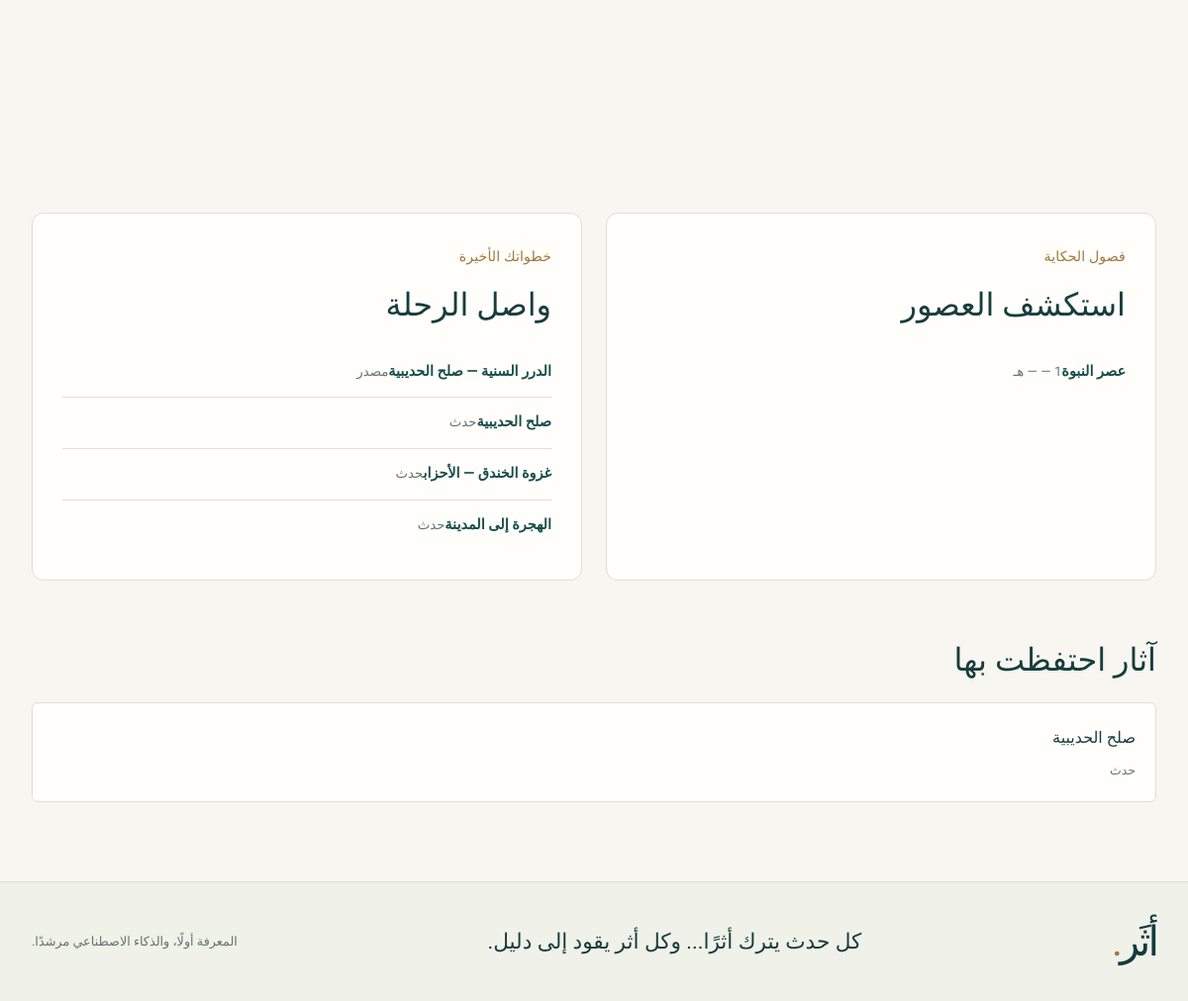
Before: /discover/ (signed in, lower part) with the older database file.
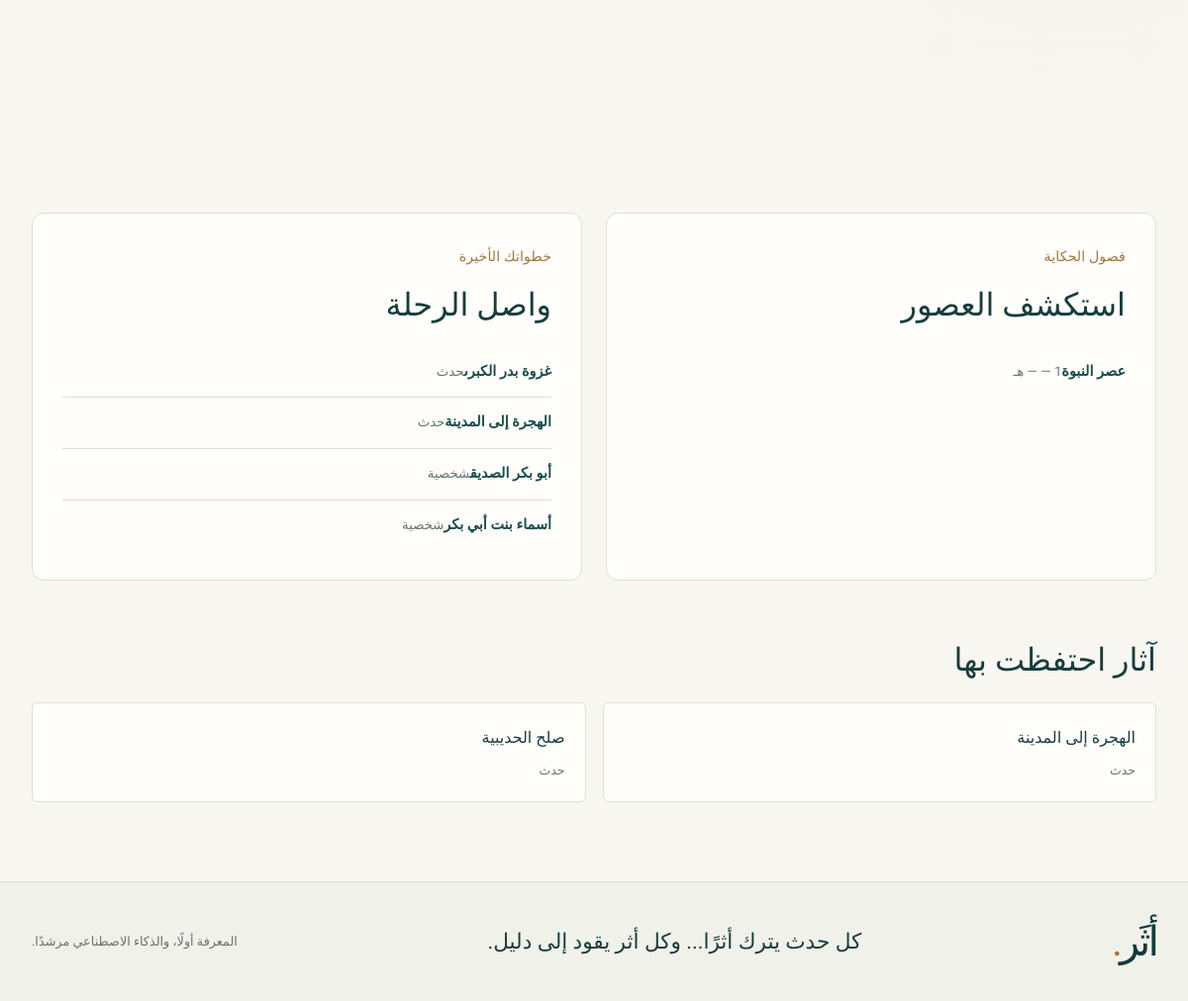
After: the same page with the newer database file.
### apps/history/models.py (models this page shows, shortened)
class Entity(models.Model):
    class Kind(models.TextChoices):
        EVENT = 'event', 'حدث'
        PERSON = 'person', 'شخصية'
        PLACE = 'place', 'مكان'
        SOURCE = 'source', 'مصدر'
        ERA = 'era', 'حقبة'
    title = models.CharField('العنوان', max_length=240, db_index=True)
    slug = models.SlugField('الرابط المختصر', max_length=240, unique=True, allow_unicode=True)
    kind = models.CharField(max_length=10, choices=Kind.choices, editable=False)
    description = models.TextField('بين يديك المشهد', blank=True)
    status = models.CharField('حالة النشر', max_length=12, choices=Status.choices, default=Status.DRAFT, db_index=True)
    is_demo = models.BooleanField('محتوى تجريبي يحتاج مراجعة', default=False)
    ai_suggested = models.BooleanField('اقتراح ذكاء اصطناعي', default=False)
    reviewed_by = models.ForeignKey(settings.AUTH_USER_MODEL, null=True, blank=True, on_delete=models.SET_NULL, related_name='reviewed_entities', editable=False)
    created_by = models.ForeignKey(settings.AUTH_USER_MODEL, null=True, blank=True, on_delete=models.SET_NULL, related_name='created_entities', editable=False)
    created_at = models.DateTimeField(auto_now_add=True)
    updated_at = models.DateTimeField(auto_now=True)
    deleted_at = models.DateTimeField(null=True, blank=True, editable=False)
    objects = EntityQuerySet.as_manager()
    class Meta:
        ordering = ['title']
    def get_absolute_url(self):
        return f'/explore/{self.pk}/'

class HistoricalEra(Entity):
    start_year = models.IntegerField('بداية الحقبة هـ', null=True, blank=True)
    end_year = models.IntegerField('نهاية الحقبة هـ', null=True, blank=True)

class Entity(models.Model):
    class Kind(models.TextChoices):
        EVENT = 'event', 'حدث'
        PERSON = 'person', 'شخصية'
        PLACE = 'place', 'مكان'
        SOURCE = 'source', 'مصدر'
        ERA = 'era', 'حقبة'
    title = models.CharField('العنوان', max_length=240, db_index=True)
    slug = models.SlugField('الرابط المختصر', max_length=240, unique=True, allow_unicode=True)
    kind = models.CharField(max_length=10, choices=Kind.choices, editable=False)
    description = models.TextField('بين يديك المشهد', blank=True)
    status = models.CharField('حالة النشر', max_length=12, choices=Status.choices, default=Status.DRAFT, db_index=True)
    is_demo = models.BooleanField('محتوى تجريبي يحتاج مراجعة', default=False)
    ai_suggested = models.BooleanField('اقتراح ذكاء اصطناعي', default=False)
    reviewed_by = models.ForeignKey(settings.AUTH_USER_MODEL, null=True, blank=True, on_delete=models.SET_NULL, related_name='reviewed_entities', editable=False)
    created_by = models.ForeignKey(settings.AUTH_USER_MODEL, null=True, blank=True, on_delete=models.SET_NULL, related_name='created_entities', editable=False)
    created_at = models.DateTimeField(auto_now_add=True)
    updated_at = models.DateTimeField(auto_now=True)
    deleted_at = models.DateTimeField(null=True, blank=True, editable=False)
    objects = EntityQuerySet.as_manager()
    class Meta:
        ordering = ['title']
    def get_absolute_url(self):
        return f'/explore/{self.pk}/'

### apps/accounts/models.py (models this page shows)
class ExplorationHistory(models.Model):
    user = models.ForeignKey(User, on_delete=models.CASCADE)
    entity = models.ForeignKey('history.Entity', on_delete=models.CASCADE)
    viewed_at = models.DateTimeField(auto_now=True)
    class Meta:
        constraints = [models.UniqueConstraint(fields=['user', 'entity'], name='unique_visit')]
        ordering = ['-viewed_at']

class Bookmark(models.Model):
    user = models.ForeignKey(User, on_delete=models.CASCADE)
    entity = models.ForeignKey('history.Entity', on_delete=models.CASCADE)
    created_at = models.DateTimeField(auto_now_add=True)
    class Meta:
        constraints = [models.UniqueConstraint(fields=['user', 'entity'], name='unique_bookmark')]
        ordering = ['-created_at']

### apps/history/views.py (the view)
# urls.py: path('', views.landing, name='landing'), path('discover/', views.discover, name='discover'),
def discover(request):
    recent = ExplorationHistory.objects.filter(user=request.user, entity__in=Entity.objects.visible()).select_related('entity')[:4] if request.user.is_authenticated else []
    saved = Bookmark.objects.filter(user=request.user, entity__in=Entity.objects.visible()).select_related('entity')[:4] if request.user.is_authenticated else []
    return render(request, 'history/discover.html', {'events': HistoricalEvent.objects.visible().select_related('era', 'location'), 'eras': HistoricalEra.objects.visible(), 'recent': recent, 'saved': saved,
        'focus_available': public_claims().filter(review_notes__startswith='medina-focus-v1:').exists()})

### apps/accounts/models.py (called while the page is built)
    @property
    def is_admin(self):
        return self.is_active and (self.role == self.Role.ADMIN or self.is_superuser)

### apps/history/context.py (called while the page is built)
def site_context(request):
    from apps.dashboard.models import SystemSetting
    return {'demo_mode': settings.DEMO_MODE, 'site_settings': dict(SystemSetting.objects.values_list('key', 'value'))}

### apps/history/models.py (called while the page is built)
    def visible(self):
        query = self.filter(status__in=[Status.APPROVED, Status.PUBLISHED], deleted_at__isnull=True)
        return query if settings.DEMO_MODE else query.filter(is_demo=False)

### apps/knowledge/selectors.py (called while the page is built)
def public_claims():
    return HistoricalClaim.objects.filter(status__in=[Status.APPROVED, Status.PUBLISHED], event__in=Entity.objects.visible()).select_related('event').prefetch_related('evidence__source')

### templates/history/discover.html (shortened to what this page needs)
{% extends 'base.html' %}{% block title %}اكتشف أثَر{% endblock %}{% block content %}<div class="container page">
<section class="section" id="journeys"><div class="event-grid"></div></section>
<div class="two-columns"><section class="paper"><p class="eyebrow">فصول الحكاية</p><h2>استكشف العصور</h2>{% for era in eras %}<a class="list-link" href="{% url 'timeline' %}?era={{ era.pk }}"><strong>{{ era.title }}</strong><span>{{ era.start_year|default_if_none:'—' }} — {{ era.end_year|default_if_none:'—' }} هـ</span></a>{% empty %}<p>لم تُضف حقب بعد.</p>{% endfor %}</section><section class="paper"><p class="eyebrow">خطواتك الأخيرة</p><h2>واصل الرحلة</h2>{% for item in recent %}<a class="list-link" href="{{ item.entity.get_absolute_url }}"><strong>{{ item.entity.title }}</strong><span>{{ item.entity.get_kind_display }}</span></a>{% empty %}<p class="muted">{% if user.is_authenticated %}تظهر هنا المحطات التي تستكشفها. اختر حدثًا لتبدأ.{% else %}تظهر هنا الأحداث التي تستكشفها بعد تسجيل الدخول.{% endif %}</p><a class="text-link" href="{% url 'timeline' %}">ابدأ من خط الزمن</a>{% endfor %}</section></div>
{% if saved %}<section class="section"><h2>آثار احتفظت بها</h2><div class="entity-grid">{% for item in saved %}<a class="mini-card" href="{{ item.entity.get_absolute_url }}">{{ item.entity.title }}<small>{{ item.entity.get_kind_display }}</small></a>{% endfor %}</div></section>{% endif %}
</div>{% endblock %}

Changed rows visible on the page:
no longer on this page (row unchanged): ExplorationHistory: entity "الدرر السنية — صلح الحديبية", entity.kind "مصدر"
no longer on this page (row unchanged): ExplorationHistory: entity "صلح الحديبية", entity.kind "حدث"
no longer on this page (row unchanged): ExplorationHistory: entity "غزوة الخندق — الأحزاب", entity.kind "حدث"
now on this page (row edited): ExplorationHistory: entity "غزوة بدر الكبرى", entity.kind "حدث"
added ExplorationHistory: entity "أبو بكر الصديق", entity.kind "شخصية"
added ExplorationHistory: entity "أسماء بنت أبي بكر", entity.kind "شخصية"
added Bookmark: entity "الهجرة إلى المدينة", entity.kind "حدث"
